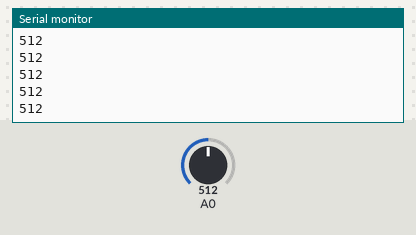
A sketch run on a simulated Arduino Uno, built with avr-gcc and run on an emulated ATmega328P. Parts: the last lines printed to the serial monitor. The inputs (shaded band) are chosen by the test bench; at power-on: A0 = 512.

Above: at 1.2 s.
1.3 s: A0 set to 716
At 1.31 s:
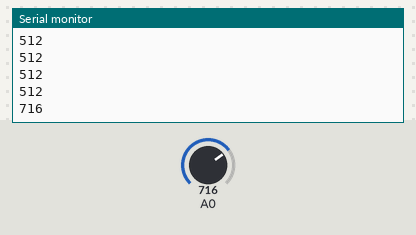
2.8 s: A0 set to 900
At 2.81 s:
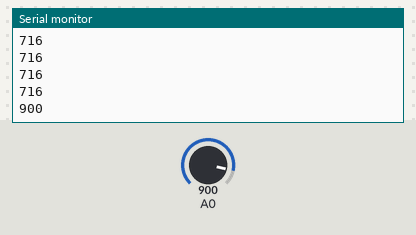
Timing chart, 0 to 5.8 s (numbered marks = the images above; inputs shaded):
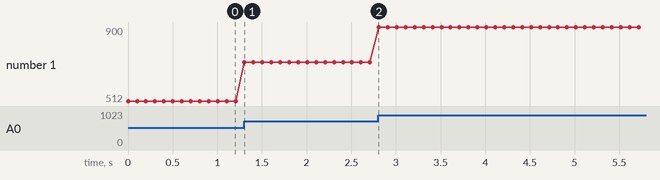

Measured:
- after the input at 1.3 s, the serial monitor: prints a new line at once (image 1)
- after the input at 2.8 s, the serial monitor: prints a new line at once (image 2)
- plotted number 1: 512 → 716 after the input at 1.3 s, 716 → 900 after the input at 2.8 s

The sketch:

Input_Potentiometer.ino
```cpp
int sensorValue;

void setup() {
  Serial.begin(9600);
  pinMode(A0, INPUT);
}

void loop() {
  sensorValue = analogRead(A0);
  Serial.println(sensorValue);
  delay(100);

}
```
